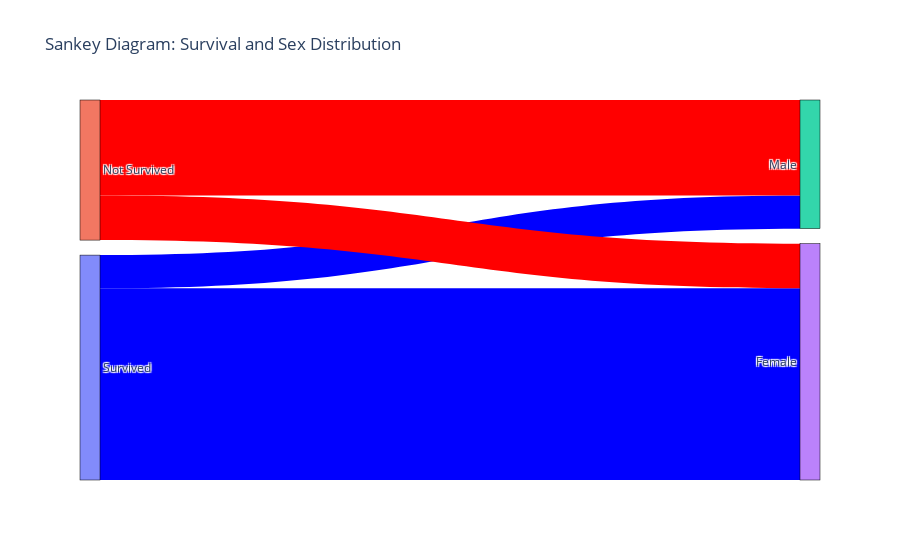

The notebook cell this image was saved under:
### Markdown cell above
### [Sankey Diagram](https://plotly.com/python/sankey-diagram/) в Plotly на данных датасета

### Code cell
import plotly.graph_objects as go

# Подсчитываем количество для каждой комбинации (Survived, Sex)
sankey_data = data.groupby(['Survived', 'Sex']).size().reset_index(name='Count')

# Создаем словари для источников, целей и значений
labels = ['Survived', 'Not Survived', 'Male', 'Female']  # Метки для диаграммы
sources = [0, 0, 1, 1]  # Источник (0 = Survived, 1 = Not Survived)
targets = [2, 3, 2, 3]  # Цели (2 = Male, 3 = Female)
values = sankey_data['Count'].tolist()  # Значения (потоки)

# Создаем Sankey диаграмму
fig = go.Figure(go.Sankey(
    node=dict(
        pad=15,  # Отступ между узлами
        thickness=20,  # Толщина узлов
        line=dict(color="black", width=0.5),  # Черные линии вокруг узлов
        label=labels  # Метки для узлов
    ),
    link=dict(
        source=sources,  # Источник потока
        target=targets,  # Цель потока
        value=values,  # Значение потока
        color=["blue", "blue", "red", "red"]  # Цвета для потоков
    )
))

fig.update_layout(title="Sankey Diagram: Survival and Sex Distribution", font_size=12)
fig.show()

### Figure 1 — Plotly figure (JSON) as saved in the notebook; plotly's stock layout.template omitted (floating-point values rounded to 4 significant figures)
{"data": [{"link": {"color": ["blue", "blue", "red", "red"], "source": [0, 0, 1, 1], "target": [2, 3, 2, 3], "value": [81, 468, 233, 109]}, "node": {"label": ["Survived", "Not Survived", "Male", "Female"], "line": {"color": "black", "width": 0.5}, "pad": 15, "thickness": 20}, "type": "sankey"}], "layout": {"font": {"size": 12}, "title": {"text": "Sankey Diagram: Survival and Sex Distribution"}}}
